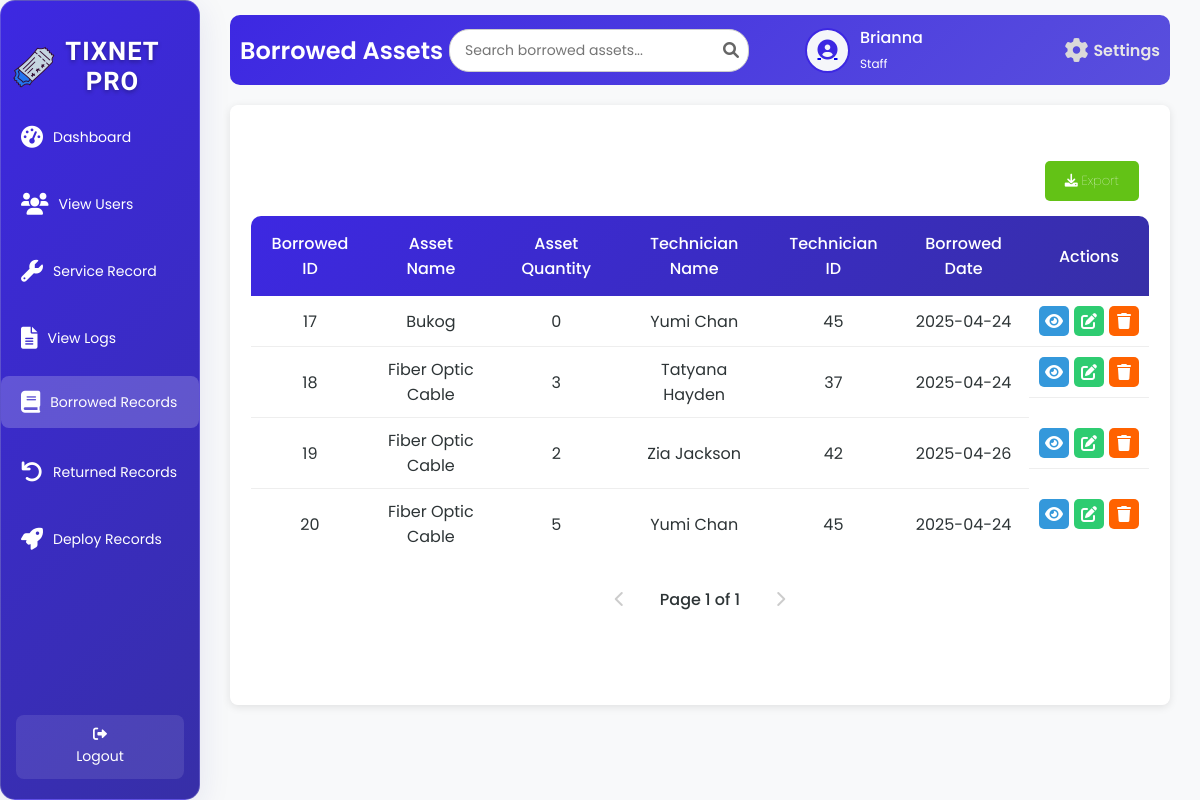
Screenshot of /borrowedT.php (signed in) with the database file from the repository.
### tables this page shows
CREATE TABLE `tbl_user` (
  `u_id` int(50) NOT NULL,
  `u_fname` varchar(200) NOT NULL,
  `u_lname` varchar(200) NOT NULL,
  `u_email` varchar(200) NOT NULL,
  `u_username` varchar(200) NOT NULL,
  `u_password` varchar(200) NOT NULL,
  `u_type` varchar(200) NOT NULL,
  `u_status` varchar(200) NOT NULL
);

CREATE TABLE `tbl_borrowed` (
  `b_id` int(50) NOT NULL,
  `b_assets_name` varchar(100) NOT NULL,
  `b_quantity` int(50) NOT NULL,
  `b_technician_name` varchar(100) NOT NULL,
  `b_date` date NOT NULL,
  `b_technician_id` int(50) NOT NULL
);

### borrowedT.php (the view, shortened to what this page needs)
<?php
include 'db.php';
$username = $_SESSION['username'] ?? '';
$lastName = '';
$firstName = '';
$userType = '';
if ($conn) {
    $sql = "SELECT u_fname, u_lname, u_type FROM tbl_user WHERE u_username = ?";
    $stmt = $conn->prepare($sql);
    $stmt->bind_param("s", $username);
    $stmt->execute();
    $stmt->bind_result($firstName, $lastName, $userType);
    $limit = 10;
    $page = isset($_GET['page']) ? (int)$_GET['page'] : 1;
    $offset = ($page - 1) * $limit;
    $countQuery = "SELECT COUNT(*) as total FROM tbl_borrowed";
    $countResult = $conn->query($countQuery);
    $totalRecords = $countResult->fetch_assoc()['total'];
    $totalPages = ceil($totalRecords / $limit);
    $sqlBorrowed = "SELECT b_id, b_assets_name, b_quantity, b_technician_name, b_technician_id, b_date
                    FROM tbl_borrowed
                    LIMIT ?, ?";
    $stmt = $conn->prepare($sqlBorrowed);
    $stmt->bind_param("ii", $offset, $limit);
    $stmt->execute();
    $resultBorrowed = $stmt->get_result();
} else {
    echo "Database connection failed.";
    exit();
}
$avatarPath = $_SESSION['avatarPath'];
?>
<!DOCTYPE html>
<html lang="en">
<head>
    <link rel="stylesheet" href="borrowedTT.css">
    <link rel="stylesheet" href="https://cdnjs.cloudflare.com/ajax/libs/font-awesome/6.0.0-beta3/css/all.min.css">
</head>
<body>
<div class="wrapper">
    <div class="sidebar glass-container">
        <h2><img src="image/logo.png" alt="Tix Net Icon" class="sidebar-icon">TixNet Pro</h2>
        <ul>
            <li><a href="adminD.php"><i class="fas fa-tachometer-alt"></i> <span>Dashboard</span></a></li>
            <li><a href="viewU.php"><i class="fas fa-users"></i> <span>View Users</span></a></li>
            <li><a href="view_service_record.php"><i class="fas fa-wrench"></i> <span>Service Record</span></a></li>
            <li><a href="logs.php"><i class="fas fa-file-alt"></i> <span>View Logs</span></a></li>
            <li><a href="borrowedT.php" class="active"><i class="fas fa-book"></i> <span>Borrowed Records</span></a></li>
            <li><a href="returnT.php"><i class="fas fa-undo"></i> <span>Returned Records</span></a></li>
            <li><a href="deployedT.php"><i class="fas fa-rocket"></i> <span>Deploy Records</span></a></li>
        </ul>
        <footer>
        <a href="index.php" class="back-home"><i class="fas fa-sign-out-alt"></i> Logout</a>
        </footer>
    </div>
    <div class="container">
        <div class="upper">
            <h1>Borrowed Assets</h1>
            <div class="search-container">
                <input type="text" class="search-bar" id="searchInput" placeholder="Search borrowed assets..." onkeyup="debouncedSearchBorrowed()">
                <span class="search-icon"><i class="fas fa-search"></i></span>
            </div>
            <div class="user-profile">
                <div class="user-icon">
                    <a href="image.php">
                        <?php
                        $cleanAvatarPath = preg_replace('/\?\d+$/', '', $avatarPath);
                        if (!empty($avatarPath) && file_exists($cleanAvatarPath)) {
                            echo "<img src='" . htmlspecialchars($avatarPath, ENT_QUOTES, 'UTF-8') . "' alt='User Avatar'>";
                        } else {
                            echo "<i class='fas fa-user-circle'></i>";
                        }
                        ?>
                    </a>
                </div>
                <div class="user-details">
                    <span><?php echo htmlspecialchars($firstName, ENT_QUOTES, 'UTF-8'); ?></span>
                    <small><?php echo htmlspecialchars(ucfirst($userType), ENT_QUOTES, 'UTF-8'); ?></small>
                </div>
                <a href="settings.php" class="settings-link">
                    <i class="fas fa-cog"></i>
                    <span>Settings</span>
                </a>
            </div>
        </div>
        <div class="table-box glass-container">
            <div class="borrowed">
                <div class="button-container">
                    <a href="createTickets.php" class="export-btn"><i class="fas fa-download"></i> Export</a>
                </div>
                <table id="borrowedTable">
                    <thead>
                        <tr>
                            <th>Borrowed ID</th>
                            <th>Asset Name</th>
                            <th>Asset Quantity</th>
                            <th>Technician Name</th>
                            <th>Technician ID</th>
                            <th>Borrowed Date</th>
                            <th>Actions</th>
                        </tr>
                    </thead>
                    <tbody id="tableBody">
                    <?php
if ($resultBorrowed && $resultBorrowed->num_rows > 0) {
    while ($row = $resultBorrowed->fetch_assoc()) {
        echo "<tr>
                <td>{$row['b_id']}</td>
                <td>" . (isset($row['b_assets_name']) ? htmlspecialchars($row['b_assets_name'], ENT_QUOTES, 'UTF-8') : 'N/A') . "</td>
                <td>{$row['b_quantity']}</td>
                <td>{$row['b_technician_name']}</td>
                <td>{$row['b_technician_id']}</td>
                <td>{$row['b_date']}</td>
                <td class='action-buttons'>
                    <a class='view-btn' onclick=\"showViewModal('{$row['b_id']}', '" . htmlspecialchars($row['b_assets_name'], ENT_QUOTES, 'UTF-8') . "', '{$row['b_quantity']}', '{$row['b_technician_name']}', '{$row['b_technician_id']}', '{$row['b_date']}')\" title='View'><i class='fas fa-eye'></i></a>
                    <a class='edit-btn' onclick=\"showEditModal('{$row['b_id']}')\" title='Edit'><i class='fas fa-edit'></i></a>
                    <a class='delete-btn' onclick=\"showDeleteModal('{$row['b_id']}', '" . htmlspecialchars($row['b_assets_name'], ENT_QUOTES, 'UTF-8') . "')\" title='Delete'><i class='fas fa-trash'></i></a>
                </td>
              </tr>";
    }
} else {
    echo "<tr><td colspan='7'>No borrowed assets found.</td></tr>";
}
?>
                    </tbody>
                </table>
                <div class="pagination" id="borrowed-pagination">
                    <?php if ($page > 1): ?>
                        <a href="?page=<?php echo $page - 1; ?>" class="pagination-link"><i class="fas fa-chevron-left"></i></a>
                    <?php else: ?>
                        <span class="pagination-link disabled"><i class="fas fa-chevron-left"></i></span>
                    <?php endif; ?>
                    <span class="current-page">Page <?php echo $page; ?> of <?php echo $totalPages; ?></span>
                    <?php if ($page < $totalPages): ?>
                        <a href="?page=<?php echo $page + 1; ?>" class="pagination-link"><i class="fas fa-chevron-right"></i></a>
                    <?php else: ?>
                        <span class="pagination-link disabled"><i class="fas fa-chevron-right"></i></span>
                    <?php endif; ?>
                </div>
            </div>
        </div>
    </div>
</div>
</body>
</html>

### rows the page displays
tbl_user: u_fname "Brianna", u_type "Staff"
tbl_borrowed: b_id "17", b_assets_name "Bukog", b_quantity "0", b_technician_name "Yumi Chan", b_technician "45", b_date "2025-04-24"
tbl_borrowed: b_id "18", b_assets_name "Fiber Optic Cable", b_quantity "3", b_technician_name "Tatyana Hayden", b_technician "37", b_date "2025-04-24"
tbl_borrowed: b_id "19", b_assets_name "Fiber Optic Cable", b_quantity "2", b_technician_name "Zia Jackson", b_technician "42", b_date "2025-04-26"
tbl_borrowed: b_id "20", b_assets_name "Fiber Optic Cable", b_quantity "5", b_technician_name "Yumi Chan", b_technician "45", b_date "2025-04-24"

### other values shown
$page "1"
$totalPages "1"
